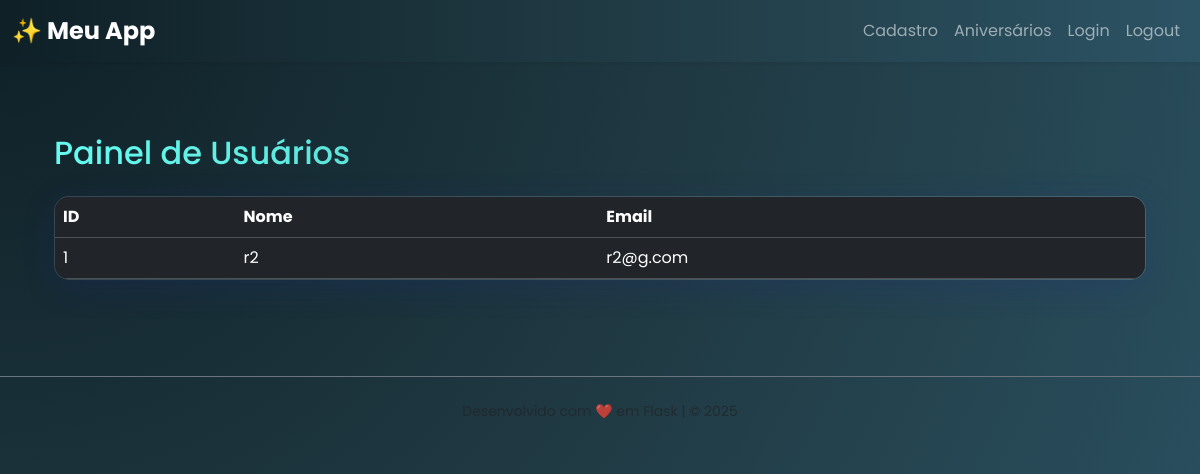
The page /dashboard (signed in) on the database as committed earlier.
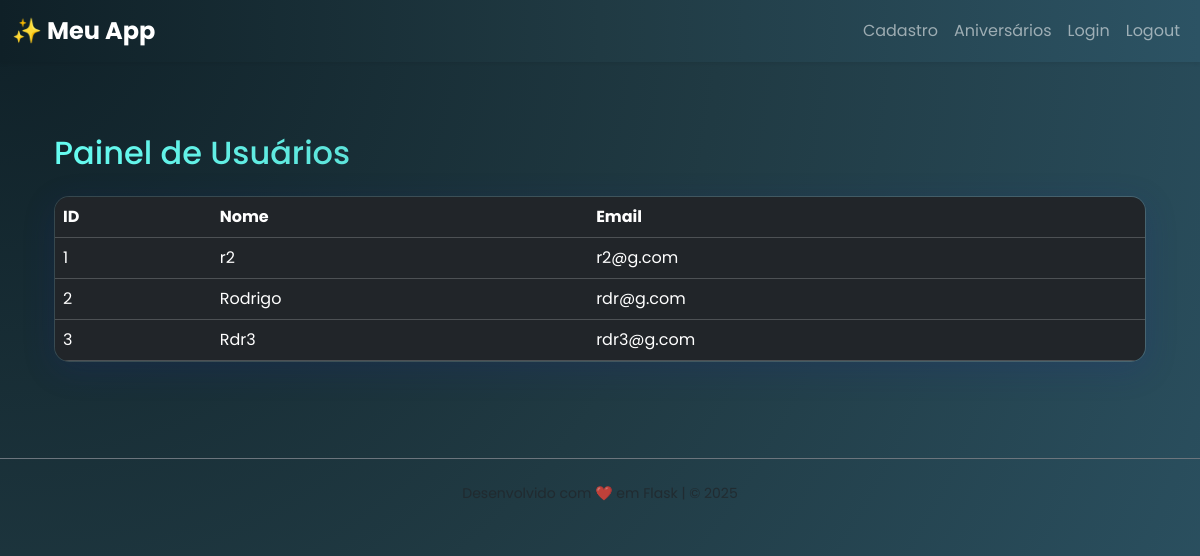
The same page on the database as committed later.
### app/models.py (models this page shows, shortened)
class Usuario(db.Model, UserMixin):  # 👈 Herda de UserMixin
    id = db.Column(db.Integer, primary_key=True)
    nome = db.Column(db.String(100), nullable=False)
    email = db.Column(db.String(120), unique=True, nullable=False)
    senha_hash = db.Column(db.String(200), nullable=False)
    data_nascimento = db.Column(db.Date, nullable=False)
    data_registro = db.Column(
        db.DateTime, default=datetime.utcnow)

### app/routes.py (the view)
@main_bp.route('/dashboard')
@login_required
def dashboard():
    dados = Usuario.query.all()
    return render_template('dashboard.html', dados=dados)

### app/__init__.py (called while the page is built)
def create_app():
    app = Flask(__name__)
    app.config['SECRET_KEY'] = 'your_secret_key'
    app.config['SQLALCHEMY_DATABASE_URI'] = 'sqlite:///cadastro.db'
    app.config['SQLALCHEMY_TRACK_MODIFICATIONS'] = False
    login_manager = LoginManager()
    login_manager.init_app(app)
    login_manager.login_view = 'main_bp.login'  # 👈 define a rota de login
    @login_manager.user_loader
    def load_user(user_id):
        return Usuario.query.get(int(user_id))  # 👈 busca o usuário pelo ID
    db.init_app(app)
    migrate = Migrate(app, db)  # Inicializa o Flask-Migrate
    from .routes import main_bp
    app.register_blueprint(main_bp)
    with app.app_context():
        db.create_all()
    return app

### app/templates/dashboard.html (shortened to what this page needs)
{% extends 'base.html' %}
{% block content %}
<div class="container mt-4 fade-in">
    <h2 class="mb-4 text-gradient">Painel de Usuários</h2>
    {% if dados %}
    <div class="table-responsive glass">
        <table class="table table-dark table-hover align-middle mb-0">
            <thead class="table-gradient">
                <tr>
                    <th>ID</th>
                    <th>Nome</th>
                    <th>Email</th>
                </tr>
            </thead>
            <tbody>
                {% for item in dados %}
                <tr>
                    <td>{{ item.id }}</td>
                    <td>{{ item.nome }}</td>
                    <td>{{ item.email }}</td>
                </tr>
                {% endfor %}
            </tbody>
        </table>
    </div>
    {% else %}
    <div class="alert alert-warning glass">Nenhum dado encontrado.</div>
    {% endif %}
</div>
{% endblock %}

### app/templates/base.html (shortened to what this page needs)
<!DOCTYPE html>
<html lang="pt-br">
<head>
  <link href="https://cdn.jsdelivr.net/npm/bootstrap@5.3.2/dist/css/bootstrap.min.css" rel="stylesheet">
  <link rel="stylesheet" href="{{ url_for('static', filename='css/style.css') }}">
</head>
<body class="bg-dark text-light">
  <nav class="navbar navbar-expand-lg navbar-dark bg-gradient-dark shadow-sm">
    <div class="container-fluid">
      <a class="navbar-brand fw-bold fs-4" href="{{ url_for('main_bp.index') }}">✨ Meu App</a>
      <div class="collapse navbar-collapse" id="navbarNav">
        <ul class="navbar-nav ms-auto">
          <li class="nav-item"><a class="nav-link" href="{{ url_for('main_bp.home') }}">Cadastro</a></li>
          <li class="nav-item"><a class="nav-link" href="{{ url_for('main_bp.aniversarios') }}">Aniversários</a></li>
          <li class="nav-item"><a class="nav-link" href="{{ url_for('main_bp.login') }}">Login</a></li>
          <li class="nav-item"><a class="nav-link" href="{{ url_for('main_bp.logout') }}">Logout</a></li>
        </ul>
      </div>
    </div>
  </nav>
  <main class="container py-5 fade-in">
    {% block content %}{% endblock %}
  </main>
  <footer class="text-center py-4 mt-5 border-top border-secondary small text-muted">
    Desenvolvido com ❤️ em Flask | © 2025
  </footer>
</body>
</html>

### static/css/style.css (style rules this page uses)
body { font-family: 'Poppins', sans-serif; background: radial-gradient(circle at top left, #0f2027, #203a43, #2c5364); color: #e0e0e0; min-height: 100vh; }
.text-gradient { background: linear-gradient(90deg, #66fcf1, #45a29e); -webkit-background-clip: text; -webkit-text-fill-color: transparent; }
.glass { background: rgba(255, 255, 255, 0.05); backdrop-filter: blur(10px); border: 1px solid rgba(255, 255, 255, 0.1); border-radius: 15px; box-shadow: 0 8px 32px 0 rgba(31, 38, 135, 0.2); }
.fade-in { animation: fadeIn 0.8s ease-in; }
.navbar.bg-gradient-dark { background: linear-gradient(90deg, #0f2027, #203a43, #2c5364); }

Rows that differ between the two databases and show on the page:
added Usuario: id "2", nome "Rodrigo", email "rdr@g.com"
added Usuario: id "3", nome "Rdr3", email "rdr3@g.com"
